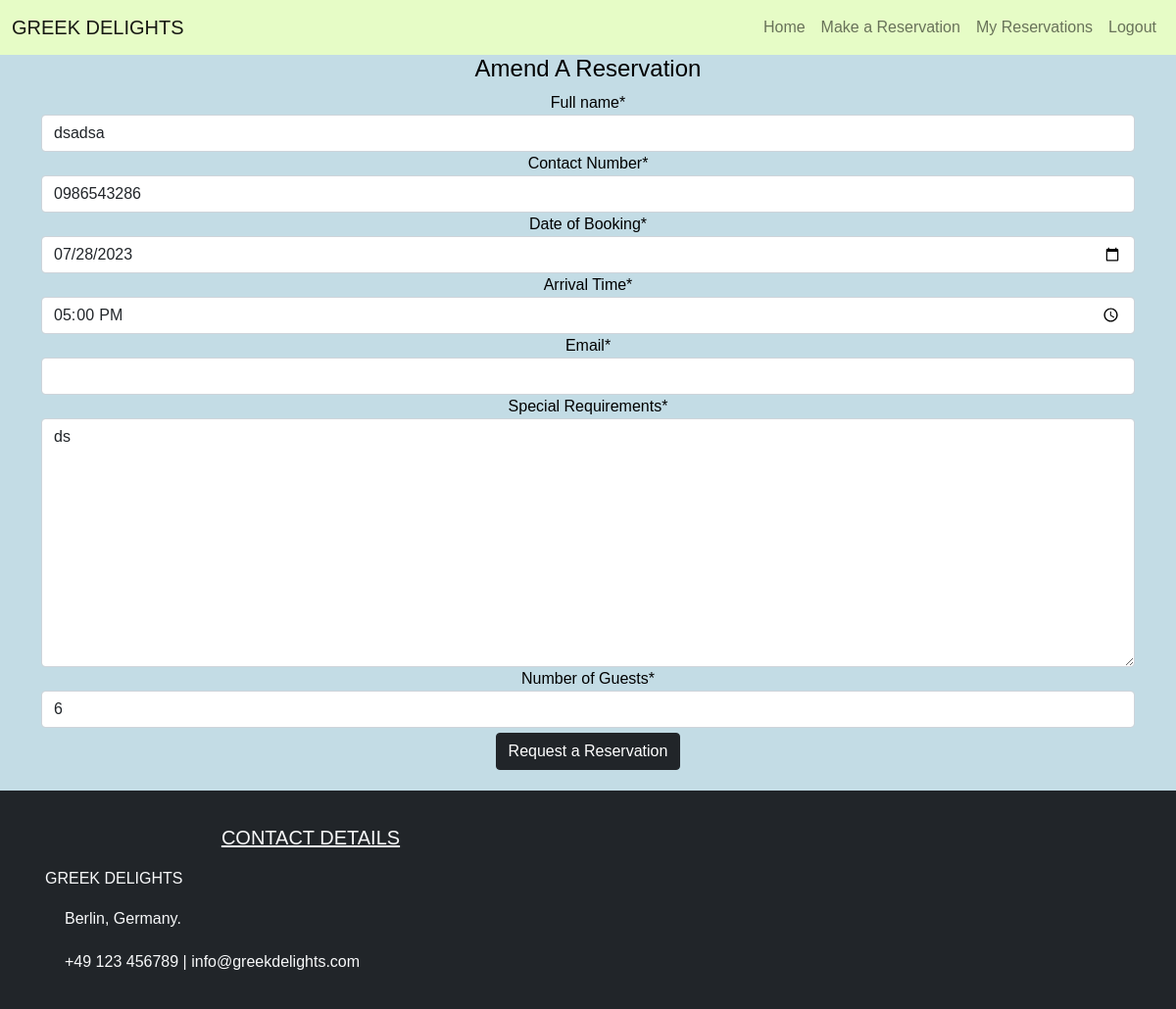
Page /amend/13/ (signed in) on the earlier database version.
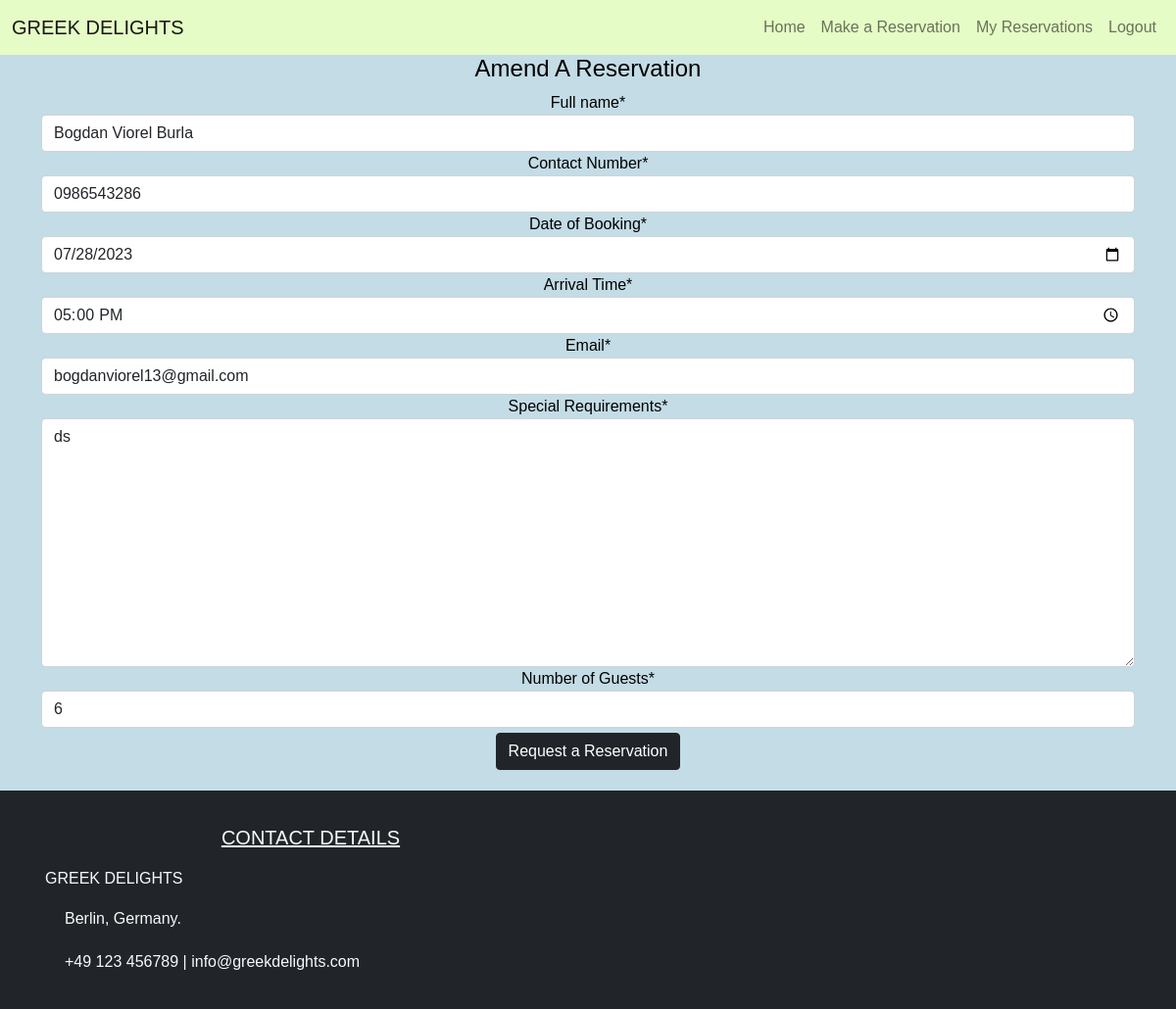
Same page on the later database version.
### reservation/models.py (models this page shows, shortened)
class Reservation(models.Model):
    user = models.ForeignKey(User, on_delete=models.CASCADE)
    full_name = models.CharField(max_length=300, blank=False)
    email = models.EmailField(max_length=300)
    phoneNumberRegex = RegexValidator(regex=r'^\+?1?\d{9,15}$')
    mobile = models.CharField(validators=[phoneNumberRegex], max_length=15, blank=False)
    date = models.DateField(blank=False)
    time = models.TimeField(blank=False)
    guests = models.PositiveIntegerField(blank=False)
    requests = models.TextField(max_length=400, blank=False)
    status = models.IntegerField(choices=STATUS, default=0)
    class Meta:
        ordering = ['-date']
        constraints = [
            models.UniqueConstraint(
                fields=['user', 'date', 'time'], name='unique_reservation'
            ),
        ]

### reservation/views.py (the view)
# urls.py: path('amend/<reservation_id>/', views.amend_reservation, name='amend'),
def amend_reservation(request, reservation_id):
    if request.user.is_authenticated:
        reservation = get_object_or_404(Reservation, id=reservation_id)
        current_user = request.user
        if current_user == reservation.user:
            context = {
                "mobile": reservation.mobile,
                "date": reservation.date,
                "time": reservation.time,
                "requests": reservation.requests,
                "guests": reservation.guests
            }
            if request.method == 'POST':
                reservation_form = ReservationForm(request.POST, instance=reservation)
                if reservation_form.is_valid():
                    updated_reservation = reservation_form.save(commit=False)
                    updated_reservation.status = 0
                    try:
                        updated_reservation.save()
                    except IntegrityError:
                        error = 'You have already requested this reservation'
                        return render(request, 'amend_reservation.html', {
                            "reservation_form": ReservationForm(request.POST),
                            'error': error,
                        })
                    return redirect(reverse("reservations"))
                else:
                    return render(request, 'amend_reservation.html', {
                        "reservation_form": ReservationForm(request.POST)
                    })
            else:
                reservation_form = ReservationForm(instance=reservation)
                return render(request, 'amend_reservation.html', {
                    "reservation_form": reservation_form,
                    "reservation_id": reservation_id
                })
        else:
            return redirect(reverse("reservations"))
    else:
        return redirect(reverse("account_login"))

### reservation/templates/amend_reservation.html (shortened to what this page needs)
{% extends "base.html" %}
{% block content %}
{% load crispy_forms_tags %}
<div class="container mb-3">
    <div class="row">
        <div class="col-lg-12 text-center">
            <h4 class="page-heading">Amend A Reservation</h4>
            <form method="POST">
                {{ reservation_form | crispy }}
                <button type="submit" class="btn btn-dark">Request a Reservation</button>
            </form>
        </div>
    </div>
</div>
{% endblock %}

Differences in the rows shown:
changed Reservation "ds": full_name "dsadsa" → "Bogdan Viorel Burla"; email (not shown) → "bogdanviorel13@gmail.com"
